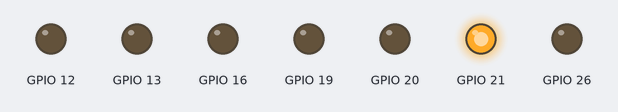
Recording of a program running on a simulated Raspberry Pi (BCM pin numbers). Shown: output pins drawn as LEDs (lit = HIGH). At 10.5 s the program stops and its outputs stay as they are.

Above: at 0.2 s.
At 1.2 s:
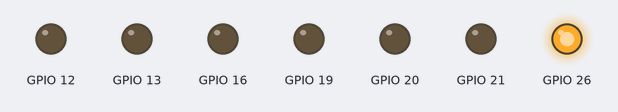
At 1.7 s:
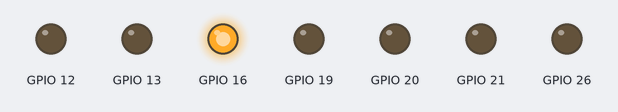
At 3.2 s:
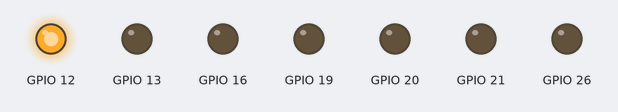
At 5.7 s:
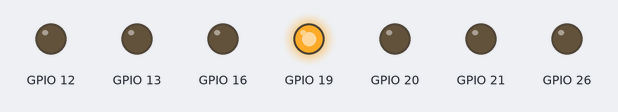
At 7.7 s:
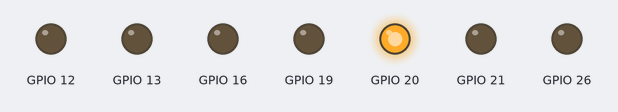
Timing chart, 0 to 8.1 s (numbered marks = the images above):
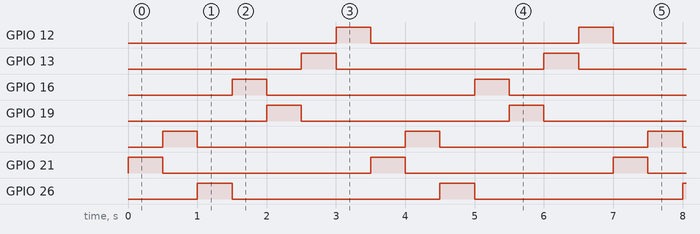

Measured:
- by itself, GPIO 12, GPIO 13, GPIO 16, GPIO 19–21, GPIO 26: alternates HIGH for 0.50 s and LOW for 3.0 s

The program:

blink-led.py
```python
#blink-led.py

# import the necessary libraries
import RPi.GPIO as GPIO
import time

# SET THESE TO THE DESIRED VALUES
bcm_pin_num1 = 21
bcm_pin_num2 = 20
bcm_pin_num3 = 26
bcm_pin_num4 = 16
bcm_pin_num5 = 19
bcm_pin_num6 = 13
bcm_pin_num7 = 12
pins = [bcm_pin_num1, bcm_pin_num2, bcm_pin_num3, bcm_pin_num4, bcm_pin_num5, bcm_pin_num6, bcm_pin_num7]

sleep_time = 0.5

# configure the GPIO pins
GPIO.setmode(GPIO.BCM)
for pin in pins:
    GPIO.setup(pin, GPIO.OUT)

# blink the LEDs on and off a few times
try:
    for i in range(3):
        for pin in pins:
            GPIO.output(pin, GPIO.HIGH)
            time.sleep(sleep_time)
            GPIO.output(pin, GPIO.LOW)
finally:
    # turn off LEDs and clean up pins when done
    for pin in pins:
        GPIO.output(pin, GPIO.LOW)

    GPIO.cleanup()
```
